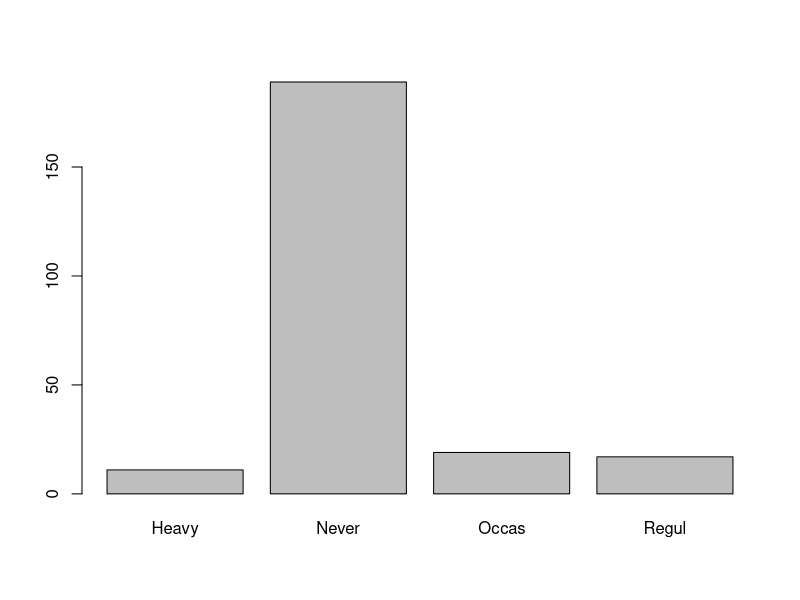
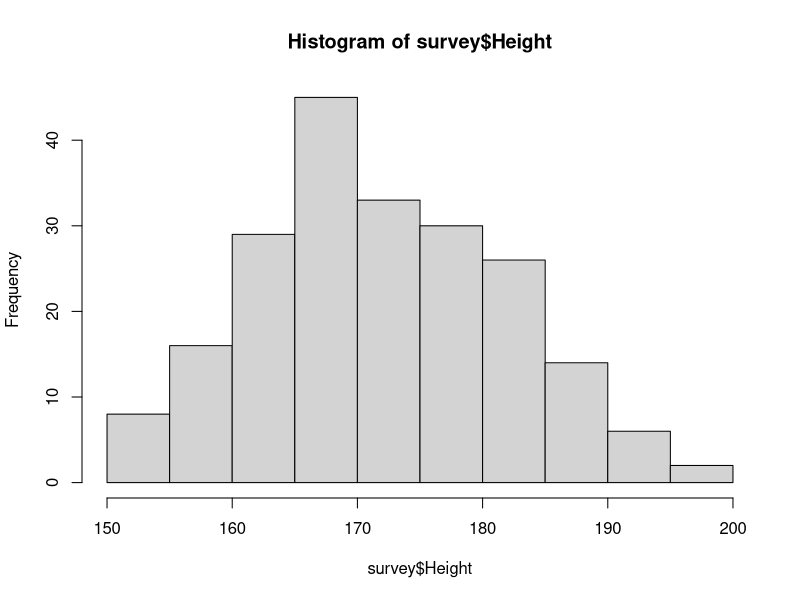
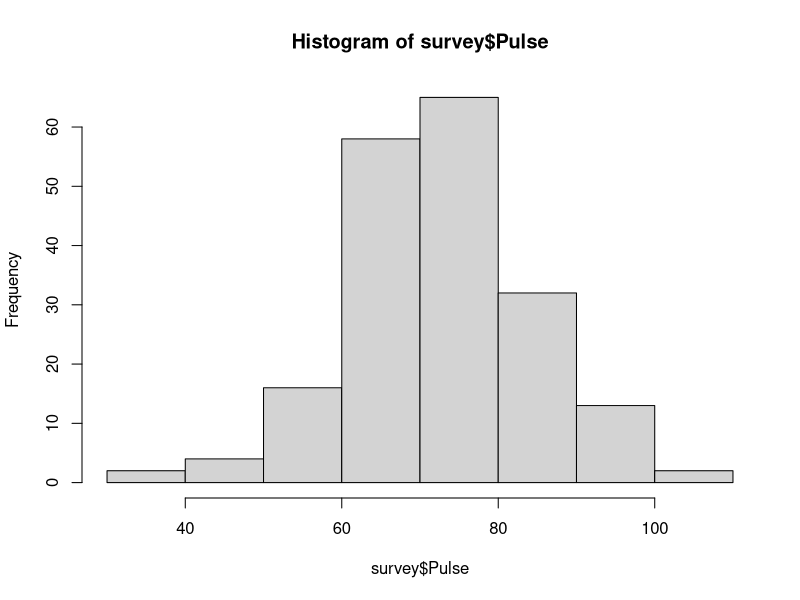
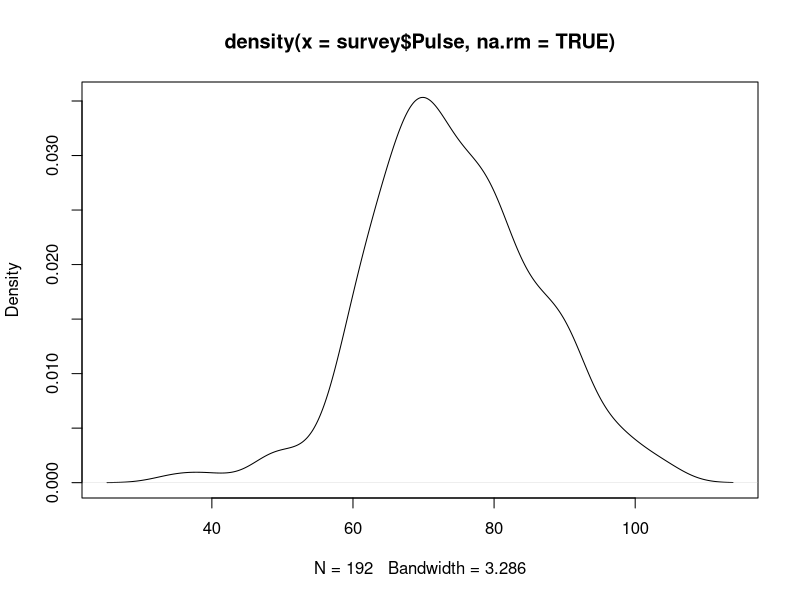

Recreate these plots in R, in order.
library(MASS)

#намираме първо всички стойности в колоната Smoke
unique(survey$Smoke)

#Задача 1
#вероятноста случайно избран човек да е редовен пушач
sum(survey$Smoke == 'Regul', na.rm = TRUE)/nrow(survey)

#вероятността случайно ибзбран човек да е мъж и редовен пушач
sum(survey$Smoke %in% c("Regul", "Heavy") & survey$Sex == 'Male', na.rm = TRUE)/nrow(survey)

#броят на всички мъже
maleNumber = sum(survey$Sex == 'Male', na.rm = TRUE)

#вероятността случайно избран мъж да е редовен пушач
sum(survey$Sex == 'Male' & survey$Smoke %in% c("Regul", "Heavy"), na.rm = TRUE)/maleNumber

#броят на всички редовни пушачи
regulOrHeavyCount = sum(survey$Smoke %in% c('Regul', 'Heavy'), na.rm = TRUE)

#вероятноста случайно избран редовен пушач да е мъж
sum(survey$Smoke %in% c("Regul", "Heavy") & survey$Sex == 'Male', na.rm = TRUE)/regulOrHeavyCount

#Зад 2
#барплот на броя на типовете пушачи
barplot(table(survey$Smoke))

#Зад 4
hist(survey$Height)

#Зад 5
#хистограма на пулса на студентите
hist(survey$Pulse)

#графика плътността на разпределението на пулса 
plot(density(survey$Pulse, na.rm = TRUE))
